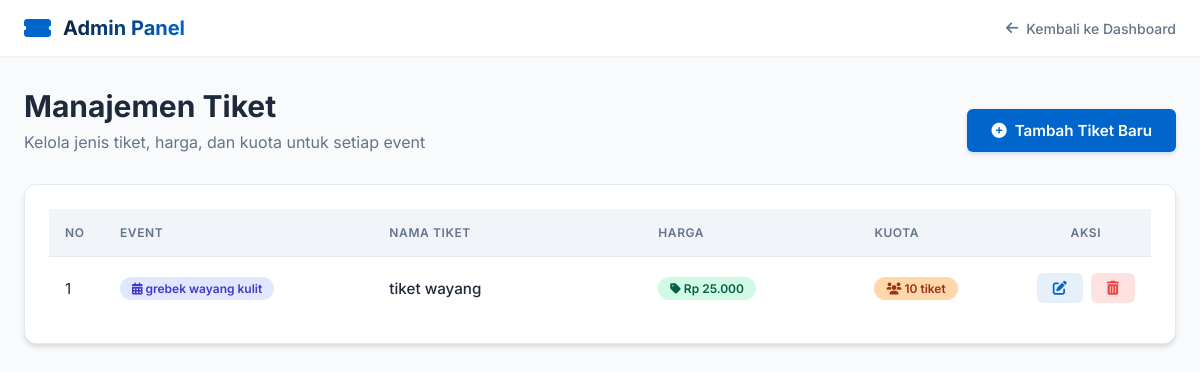
Page /admin/tiket.php on the earlier database version.
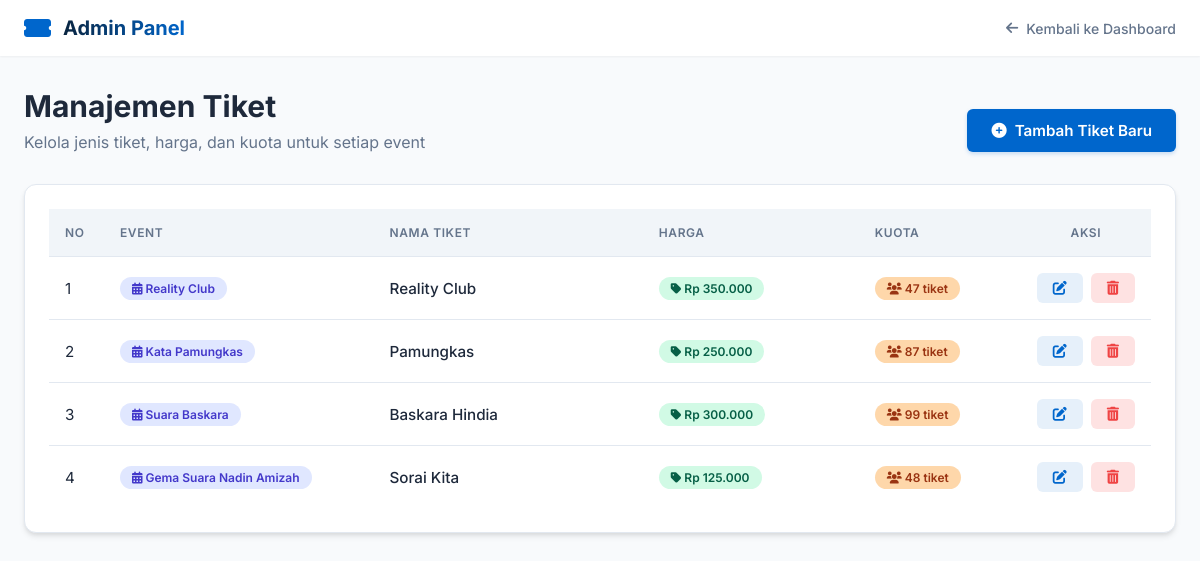
Same page on the later database version.
### tables this page shows
CREATE TABLE `tiket` (
  `id_tiket` int(11) NOT NULL,
  `id_event` int(11) DEFAULT NULL,
  `nama_tiket` varchar(50) DEFAULT NULL,
  `harga` int(11) DEFAULT NULL,
  `kuota` int(11) DEFAULT NULL
);

CREATE TABLE `event` (
  `id_event` int(11) NOT NULL,
  `nama_event` varchar(150) DEFAULT NULL,
  `tanggal` date DEFAULT NULL,
  `id_venue` int(11) DEFAULT NULL,
  `deskripsi` text DEFAULT NULL,
  `foto` varchar(255) DEFAULT NULL
);

### admin/tiket.php (the view, shortened to what this page needs)
<?php
include '../config/koneksi.php';
$data = mysqli_query($conn, "
    SELECT tiket.*, event.nama_event
    FROM tiket
    JOIN event ON tiket.id_event = event.id_event
    ORDER BY event.tanggal DESC
");
?>
<!DOCTYPE html>
<html lang="id">
<head>
    <link rel="stylesheet" href="https://cdnjs.cloudflare.com/ajax/libs/font-awesome/6.0.0-beta3/css/all.min.css">
</head>
<body>
    <nav class="navbar">
        <div class="navbar-brand">
            <i class="fas fa-ticket-alt"></i>
            <span>Admin Panel</span>
        </div>
        <div class="navbar-menu">
            <a href="dashboard.php"><i class="fas fa-arrow-left"></i> Kembali ke Dashboard</a>
        </div>
    </nav>
    <div class="container">
        <div class="page-header">
            <div>
                <h1 class="page-title">Manajemen Tiket</h1>
                <p class="page-subtitle">Kelola jenis tiket, harga, dan kuota untuk setiap event</p>
            </div>
            <button type="button" class="btn btn-primary" id="btnTambahTiket">
                <i class="fas fa-plus-circle"></i> Tambah Tiket Baru
            </button>
        </div>
        <div class="card">
            <div class="table-responsive" style="padding: 1.5rem;">
                <table class="table">
                    <thead>
                        <tr>
                            <th width="5%">No</th>
                            <th width="25%">Event</th>
                            <th width="25%">Nama Tiket</th>
                            <th width="20%">Harga</th>
                            <th width="15%">Kuota</th>
                            <th width="10%" style="text-align: center;">Aksi</th>
                        </tr>
                    </thead>
                    <tbody>
                        <?php
                        $no = 1;
                        if(mysqli_num_rows($data) > 0) {
                            while($row = mysqli_fetch_assoc($data)) {
                        ?>
                        <tr>
                            <td><?= $no++ ?></td>
                            <td>
                                <span class="badge badge-event">
                                    <i class="fas fa-calendar-alt"></i> <?= htmlspecialchars($row['nama_event']) ?>
                                </span>
                            </td>
                            <td style="font-weight: 500;"><?= htmlspecialchars($row['nama_tiket']) ?></td>
                            <td>
                                <span class="badge badge-price">
                                    <i class="fas fa-tag"></i> Rp <?= number_format($row['harga'], 0, ',', '.') ?>
                                </span>
                            </td>
                            <td>
                                <span class="badge badge-quota">
                                    <i class="fas fa-users"></i> <?= number_format($row['kuota'], 0, ',', '.') ?> tiket
                                </span>
                            </td>
                            <td>
                                <div class="action-cell">
                                    <a href="?edit=<?= $row['id_tiket'] ?>" class="btn btn-edit" title="Edit Tiket">
                                        <i class="fas fa-edit"></i>
                                    </a>
                                    <a href="?hapus=<?= $row['id_tiket'] ?>" class="btn btn-danger" title="Hapus Tiket"
                                       onclick="return confirm('Apakah Anda yakin ingin menghapus tiket ini? Data yang dihapus tidak dapat dikembalikan.')">
                                        <i class="fas fa-trash-alt"></i>
                                    </a>
                                </div>
                            </td>
                        </tr>
                        <?php
                            }
                        } ?>
                    </tbody>
                </table>
            </div>
        </div>
    </div>
</body>
</html>

Differences in the rows shown:
removed tiket: id_event.nama_event "grebek wayang kulit", nama_tiket "tiket wayang", harga "25.000", kuota "10"
added tiket: id_event.nama_event "Reality Club", nama_tiket "Reality Club", harga "350.000", kuota "47"
added tiket: id_event.nama_event "Kata Pamungkas", nama_tiket "Pamungkas", harga "250.000", kuota "87"
added tiket: id_event.nama_event "Suara Baskara", nama_tiket "Baskara Hindia", harga "300.000", kuota "99"
added tiket: id_event.nama_event "Gema Suara Nadin Amizah", nama_tiket "Sorai Kita", harga "125.000", kuota "48"
